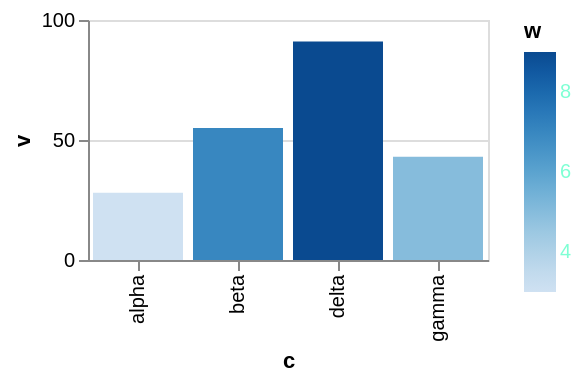

Describe this chart as a Vega-Lite specification.
### Vega-Lite specification from a JSON file in a GitHub repository (floating-point values rounded to 4 significant figures)
{"$schema": "https://vega.github.io/schema/vega-lite/v6.json", "width": 200, "height": 120, "data": {"values": [{"c": "alpha", "v": 28, "w": 3, "t": "2024-01-07"}, {"c": "beta", "v": 55, "w": 7, "t": "2024-03-19"}, {"c": "gamma", "v": 43, "w": 5, "t": "2024-06-02"}, {"c": "delta", "v": 91, "w": 9, "t": "2024-09-11"}]}, "mark": "bar", "encoding": {"x": {"field": "c", "type": "nominal"}, "y": {"field": "v", "type": "quantitative"}, "color": {"field": "w", "type": "quantitative", "legend": {"labelColor": "aquamarine"}}}}
